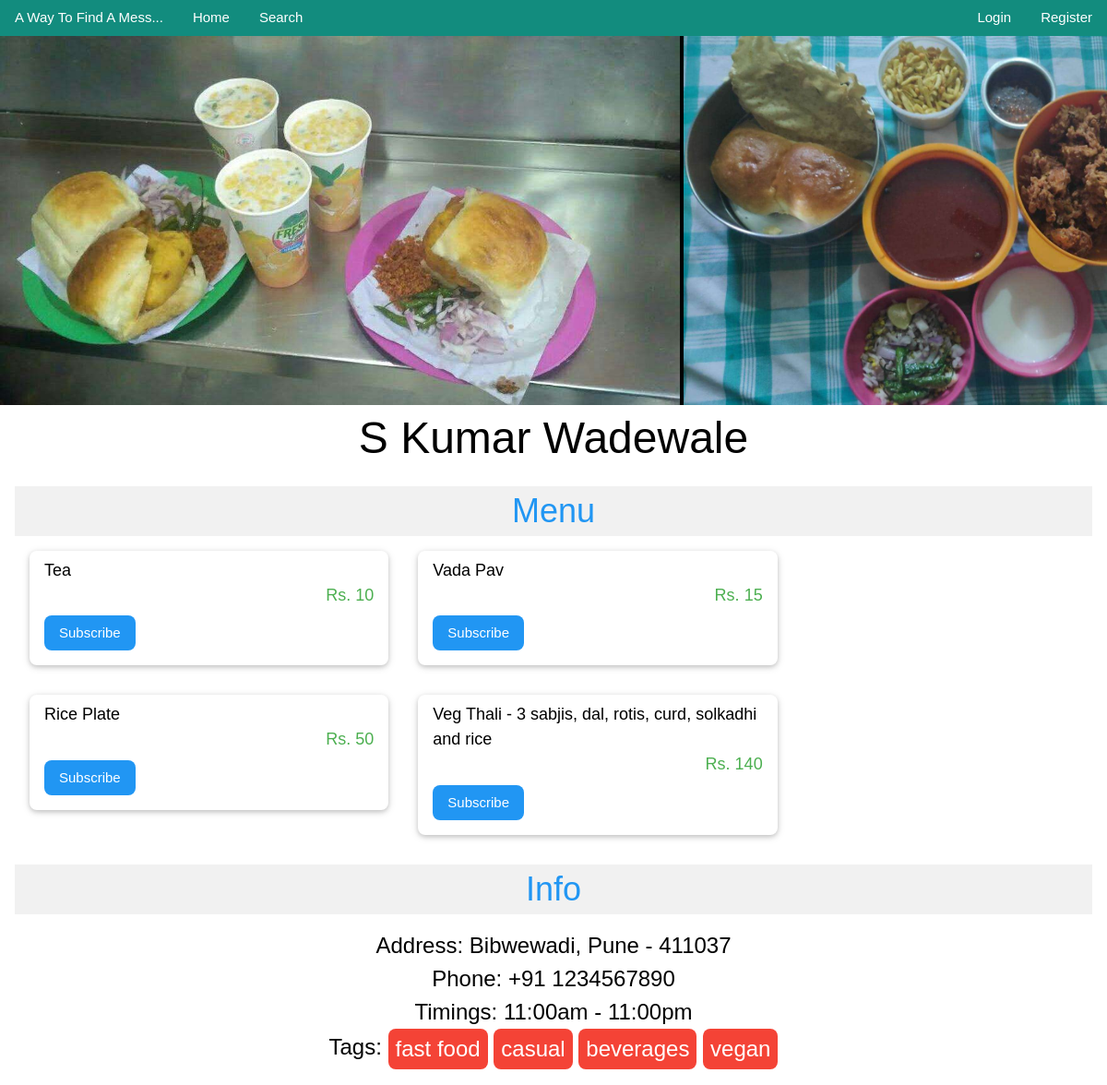
The page /restaurant/1 on the database its author committed.
### main.py (models this page shows)
class ImagesDB(db.Model):
	id = db.Column(db.Integer, primary_key=True, unique=True)
	image_name = db.Column(db.String(40))
	parent_id = db.Column(db.Integer, db.ForeignKey("restaurantsDB.id"))

class RestaurantsDB(db.Model):
	id = db.Column(db.Integer, primary_key=True, unique=True)
	name = db.Column(db.String(80))
	menu = db.Column(db.String(80))
	address = db.Column(db.String(80))
	phone = db.Column(db.String(20))
	website = db.Column(db.String(80))
	timing = db.Column(db.String(80))
	tags = db.Column(db.String(80))
	owner = db.Column(db.Integer)
	images = db.relationship('ImagesDB', backref='parent_rest')
	monthly_items = db.Column(db.String(300))
	rating = db.Column(db.Integer)
	vegetarian = db.Column(db.Boolean)
	average_cost = db.Column(db.Float)

### main.py (the view, shortened to what this page needs)
@app.route("/restaurant/<restaurant_id>", methods=["POST", "GET"])
def restaurant(restaurant_id):
	if "user" in session:
		loggedIn = [session["username"], session["account_type"]]
	else:
		loggedIn = None
	currentRest = RestaurantsDB.query.filter_by(id=restaurant_id).first()
	if currentRest:
		return render_template("restaurant.html", restaurant=currentRest, logged_in=loggedIn)
	else:
		return render_template("search.html", logged_in=loggedIn)

### templates/restaurant.html (shortened to what this page needs)
{% extends "base.html" %}
{% block css %}
	<link rel="stylesheet" type="text/css" href= "{{ url_for('static',filename='style/restaurant.css') }}">
{% endblock %}
{% block content %}
	<div id="carousel" class="w3-center w3-black">
		{% for img in restaurant.images %}
			<div class="image_tile">
				<img src="{{ url_for('send_image', filename=img.image_name) }}" alt="Image not found" height="400px"/>
			</div>
		{% endfor %}
	</div>
	<div class="w3-center w3-xxxlarge">{{ restaurant.name }}</div>
	<div class="w3-container">
		<div class="w3-center w3-margin-top w3-xxlarge w3-text-blue w3-light-grey">Menu</div>
		{% for item in restaurant.menu.split("| ") %}
			{% if item.split("~")[0] and item.split("~")[1]%}
				<div class="w3-card w3-round-large w3-third w3-margin w3-hover-shadow">
					<div class="w3-container w3-padding">
						<div class="w3-large">{{ item.split("~")[0]}}</div>
						<div class="w3-text-green w3-right w3-large">Rs. {{ item.split("~")[1]}}</div>
					</div>
					<footer class="w3-container w3-margin-bottom">
						<input type="submit" name="button_subscribe_{{restaurant.menu.split('| ').index(item)}}" value="Subscribe" class="w3-button w3-blue w3-round-large" />
					</footer>
				</div>
			{% endif %}
		{% endfor %}
	</div>
	<div class="w3-container">
		<div class="w3-center w3-margin-top w3-xxlarge w3-text-blue w3-light-grey">Info</div>
		<div class="w3-margin w3-xlarge w3-center">
			Address: {{restaurant.address}}<br/>
			Phone: {{restaurant.phone}}<br/>
			Timings: {{restaurant.timing}}<br/>
			Tags: {% for tag in restaurant.tags.split(", ") %}
					<a href="/search?text_query_name={{tag}}" class=" w3-button w3-red w3-round-large w3-padding-small">{{tag}}</a>
				{% endfor %}
{% endblock %}

### static/style/w3css.css (style rules this page uses)
html { box-sizing:border-box }
*,*:before,*:after { box-sizing:inherit }
html { -ms-text-size-adjust:100%;-webkit-text-size-adjust:100% }
body { margin:0 }
article,aside,details,figcaption,figure,footer,header,main,menu,nav,section { display:block }
a { background-color:transparent }
img { border-style:none }
button,input,select,textarea,optgroup { font:inherit;margin:0 }
button,input { overflow:visible }
button,[type=button],[type=reset],[type=submit] { -webkit-appearance:button }
html,body { font-family:Verdana,sans-serif;font-size:15px;line-height:1.5 }
html { overflow-x:hidden }
img { vertical-align:middle }
a { color:inherit }
.w3-btn,.w3-button { border:none;display:inline-block;padding:8px 16px;vertical-align:middle;overflow:hidden;text-decoration:none;color:inherit;background-color:inherit;text-align:center;cursor:pointer;white-space:nowrap }
.w3-btn,.w3-button { -webkit-touch-callout:none;-webkit-user-select:none;-khtml-user-select:none;-moz-user-select:none;-ms-user-select:none;user-select:none }
.w3-container:after,.w3-container:before,.w3-panel:after,.w3-panel:before,.w3-row:after,.w3-row:before,.w3-row-padding:after,.w3-row-padding:before, .w3-cell-row:before,.w3-cell-row:after,.w3-clear:after,.w3-clear:before,.w3-bar:before,.w3-bar:after { content:"";display:table;clear:both }
.w3-col,.w3-half,.w3-third,.w3-twothird,.w3-threequarter,.w3-quarter { float:left;width:100% }
@media (min-width:601px) { .w3-col.m4,.w3-third { width:33.33333% } }
.w3-round-large { border-radius:8px }
.w3-container,.w3-panel { padding:0.01em 16px }
.w3-card,.w3-card-2 { box-shadow:0 2px 5px 0 rgba(0,0,0,0.16),0 2px 10px 0 rgba(0,0,0,0.12) }
.w3-large { font-size:18px!important }
.w3-xlarge { font-size:24px!important }
.w3-xxlarge { font-size:36px!important }
.w3-xxxlarge { font-size:48px!important }
.w3-center { text-align:center!important }
.w3-margin { margin:16px!important }
.w3-margin-top { margin-top:16px!important }
.w3-margin-bottom { margin-bottom:16px!important }
.w3-padding-small { padding:4px 8px!important }
.w3-padding { padding:8px 16px!important }
.w3-right { float:right!important }
.w3-blue,.w3-hover-blue:hover { color:#fff!important;background-color:#2196F3!important }
.w3-red,.w3-hover-red:hover { color:#fff!important;background-color:#f44336!important }
.w3-black,.w3-hover-black:hover { color:#fff!important;background-color:#000!important }
.w3-light-grey,.w3-hover-light-grey:hover,.w3-light-gray,.w3-hover-light-gray:hover { color:#000!important;background-color:#f1f1f1!important }
.w3-text-blue,.w3-hover-text-blue:hover { color:#2196F3!important }
.w3-text-green,.w3-hover-text-green:hover { color:#4CAF50!important }

### static/style/restaurant.css (style rules this page uses)
#carousel { width: 100%; height: 400; overflow: auto; white-space: nowrap; }
#carousel .image_tile { display: inline-block; }

### rows shown on the page
ImagesDB: image_name (picture)
ImagesDB: image_name (picture)
RestaurantsDB: name "S Kumar Wadewale", address "Bibwewadi, Pune - 411037", phone "+91 1234567890", timing "11:00am - 11:00pm"

### other values the page prints
{{ item.split("~")[0] }} "Tea" "Vada Pav" "Rice Plate" "Veg Thali - 3 sabjis, dal, rotis, curd, solkadhi and rice"
{{ item.split("~")[1] }} "10" "15" "50" "140"
{{ tag }} "fast food" "casual" "beverages" "vegan"
